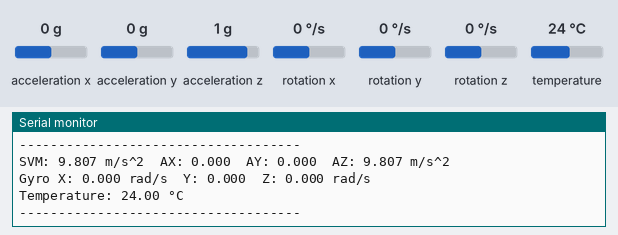
A sketch run on a simulated ESP32. Shown: the last lines printed to the serial monitor. The test bench sets the inputs (shaded band); at power-on: acceleration z 1 g, acceleration x 0 g, acceleration y 0 g, rotation x 0 °/s, rotation y 0 °/s, rotation z 0 °/s, temperature 24 °C. WiFi joins after 1.5 s; servers stay silent unless stated; uploads are accepted with an empty reply.

Above: at 2.9 s.
3.0 s: acceleration z set to 0 g
At 3.04 s:
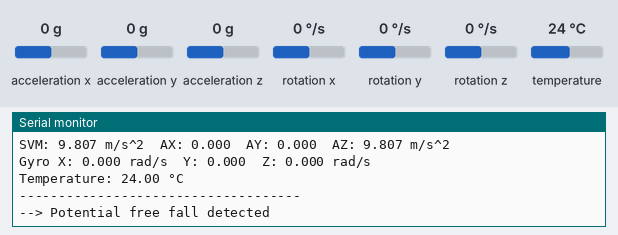
6.0 s: acceleration x set to -1.4 g
At 6.19 s:
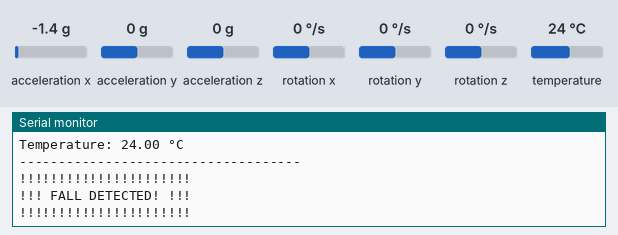
7.5 s: acceleration y set to -1.4 g
At 8.02 s:
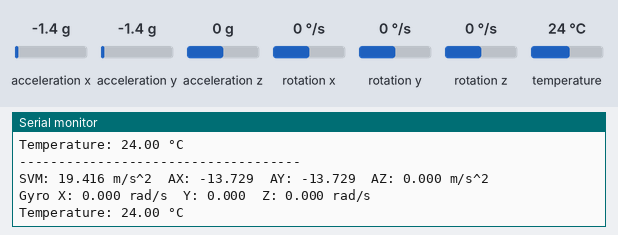
9.0 s: rotation x set to -192 °/s
At 9.24 s:
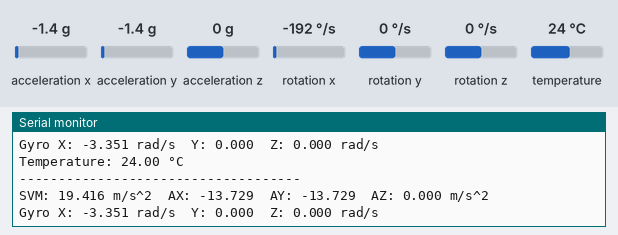
10.5 s: rotation y set to -192 °/s
At 12.35 s:
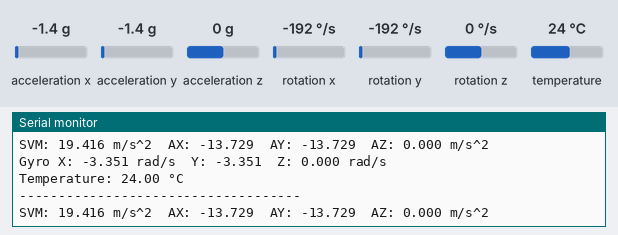
Timing chart, 0 to 13.0 s (numbered marks = the images above; inputs shaded):
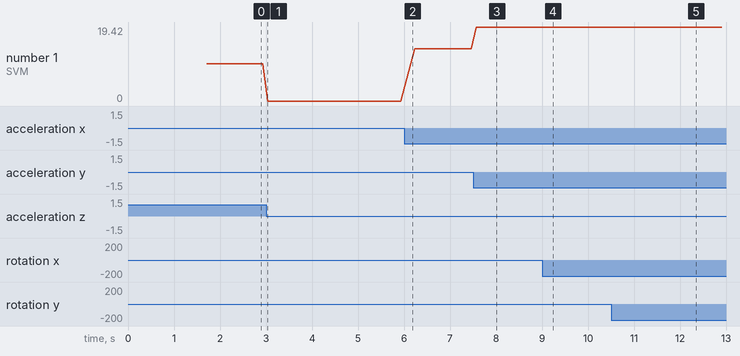

Measured:
- after the input at 3.0 s, the serial monitor: prints a new line at once (image 1)
- after the input at 6.0 s, the serial monitor: prints a new line at once (image 2)
- after the input at 7.5 s, the serial monitor: prints a new line after 0.07 s (image 3)
- after the input at 9.0 s, the serial monitor: prints a new line at once (image 4)
- after the input at 10.5 s, the serial monitor: prints a new line after 0.07 s (image 5)
- plotted number 1: 0 → 13.73 after the input at 6.0 s, 13.73 → 19.42 after the input at 7.5 s

The sketch:

fall_detection_fastapi.ino
```cpp
/*
  fall_detection_fastapi.ino

  ESP32 + MPU6050 fall detector that performs on-board classification and reports
  events to the Fall Detection FastAPI service (Zzz/fall_api.py).

  The sketch reuses the tuning values supplied in the reference code:
    - FREEFALL_THRESHOLD (Sum Vector Magnitude) indicates potential free-fall
    - IMPACT_THRESHOLD signals the impact following a free-fall
    - FALL_TIME_WINDOW bounds the time allowed between free-fall and impact

  When a fall is detected we POST a JSON payload to
      http://<SERVER_HOST>:<SERVER_PORT>/event
  containing acceleration, gyro, temperature, and SVM readings.

  We also send a periodic "heartbeat" (fall=false) so the dashboard can
  display "No fall detected" before the first event occurs.

  Requirements:
    - ESP32 development board
    - MPU6050 connected via I2C (default pins: SDA=21, SCL=22)
    - Adafruit_MPU6050 library and Adafruit Unified Sensor library

  FastAPI service:
    /home/abhijit-suhas/esw/IOMT-eswproj/Zzz/.venv/bin/python -m uvicorn Zzz.fall_api:app --host 0.0.0.0 --port 8200
*/

#include <WiFi.h>
#include <HTTPClient.h>
#include <Wire.h>
#include <Adafruit_MPU6050.h>
#include <Adafruit_Sensor.h>

// ----------------------- User configuration -----------------------
const char *WIFI_SSID = "YOUR_WIFI_SSID";
const char *WIFI_PASSWORD = "YOUR_WIFI_PASSWORD";

// Fall API configuration (set to the LAN IP running fall_api.py)
const char *SERVER_HOST = "192.168.39.4";   // TODO: replace with your server's IP
const uint16_t SERVER_PORT = 8200;
const char *DEVICE_ID = "esp32-mpu6050-01";

// Thresholds (in m/s^2)
const float FREEFALL_THRESHOLD = 5.89f; // ~0.6 g
const float IMPACT_THRESHOLD   = 11.0f; // ~1.1 g
const unsigned long FALL_TIME_WINDOW = 2000UL; // ms

// Heartbeat interval when no fall occurs (ms)
const unsigned long HEARTBEAT_INTERVAL = 30000UL;

// ------------------------------------------------------------------

Adafruit_MPU6050 mpu;
WiFiClient wifiClient;
unsigned long lastHeartbeat = 0;
bool fallInProgress = false;
unsigned long fallStartTime = 0;

// ------------------------------------------------------------------

void connectWiFi()
{
  WiFi.mode(WIFI_STA);
  WiFi.begin(WIFI_SSID, WIFI_PASSWORD);
  Serial.print("[WiFi] Connecting");
  uint8_t attempts = 0;
  while (WiFi.status() != WL_CONNECTED)
  {
    delay(500);
    Serial.print('.');
    attempts++;
    if (attempts >= 60)
    {
      Serial.println("\n[WiFi] Failed to connect, restarting...");
      ESP.restart();
    }
  }
  Serial.printf("\n[WiFi] Connected: %s\n", WiFi.localIP().toString().c_str());
}

String buildEventPayload(bool fallDetected, float svm,
                         const sensors_event_t &accel,
                         const sensors_event_t &gyro,
                         const sensors_event_t &temp)
{
  String payload = "{";
  payload.reserve(256);
  payload += "\"device_id\":\"" + String(DEVICE_ID) + "\"";
  payload += ",\"fall\":";
  payload += fallDetected ? "true" : "false";
  payload += ",\"svm\":" + String(svm, 3);
  payload += ",\"ax\":" + String(accel.acceleration.x, 3);
  payload += ",\"ay\":" + String(accel.acceleration.y, 3);
  payload += ",\"az\":" + String(accel.acceleration.z, 3);
  payload += ",\"gx\":" + String(gyro.gyro.x, 3);
  payload += ",\"gy\":" + String(gyro.gyro.y, 3);
  payload += ",\"gz\":" + String(gyro.gyro.z, 3);
  payload += ",\"temperature_c\":" + String(temp.temperature, 2);
  payload += "}";
  return payload;
}

bool postEvent(bool fallDetected, float svm,
               const sensors_event_t &accel,
               const sensors_event_t &gyro,
               const sensors_event_t &temp)
{
  if (WiFi.status() != WL_CONNECTED)
  {
    Serial.println("[HTTP] WiFi disconnected, attempting reconnection...");
    connectWiFi();
  }

  HTTPClient http;
  String url = String("http://") + SERVER_HOST + ":" + SERVER_PORT + "/event";
  http.setTimeout(7000);

  if (!http.begin(wifiClient, url))
  {
    Serial.println("[HTTP] Failed to begin connection");
    return false;
  }

  http.addHeader("Content-Type", "application/json");
  String payload = buildEventPayload(fallDetected, svm, accel, gyro, temp);
  int statusCode = http.POST(payload);
  if (statusCode > 0)
  {
    Serial.printf("[HTTP] POST /event -> %d\n", statusCode);
    if (statusCode >= 200 && statusCode < 300)
    {
      String resp = http.getString();
      Serial.printf("[HTTP] Response: %s\n", resp.c_str());
      http.end();
      return true;
    }
    Serial.printf("[HTTP] Unexpected status %d\n", statusCode);
  }
  else
  {
    Serial.printf("[HTTP] POST failed: %s\n", http.errorToString(statusCode).c_str());
  }

  http.end();
  return false;
}

void setup()
{
  Serial.begin(115200);
  delay(200);

  Serial.println("\n[Setup] Fall detection streamer starting...");
  connectWiFi();

  Serial.println("Finding MPU6050 chip...");
  if (!mpu.begin())
  {
    Serial.println("Failed to find MPU6050 chip. Check wiring!");
    while (true)
    {
      delay(10);
    }
  }
  Serial.println("MPU6050 Found!");

  mpu.setAccelerometerRange(MPU6050_RANGE_8_G);
  mpu.setGyroRange(MPU6050_RANGE_500_DEG);
  mpu.setFilterBandwidth(MPU6050_BAND_21_HZ);

  Serial.println("------------------------------------");
  lastHeartbeat = millis();
}

void loop()
{
  sensors_event_t accel, gyro, temp;
  mpu.getEvent(&accel, &gyro, &temp);

  // Compute Sum Vector Magnitude (SVM)
  float ax = accel.acceleration.x;
  float ay = accel.acceleration.y;
  float az = accel.acceleration.z;
  float svm = sqrtf(ax * ax + ay * ay + az * az);

  bool fallDetectedNow = false;

  if (svm < FREEFALL_THRESHOLD && !fallInProgress)
  {
    fallInProgress = true;
    fallStartTime = millis();
    Serial.println("--> Potential free fall detected");
  }

  if (fallInProgress)
  {
    if (svm > IMPACT_THRESHOLD)
    {
      Serial.println("!!!!!!!!!!!!!!!!!!!!!!");
      Serial.println("!!! FALL DETECTED! !!!");
      Serial.println("!!!!!!!!!!!!!!!!!!!!!!");
      fallDetectedNow = true;
      fallInProgress = false;
    }
    else if (millis() - fallStartTime > FALL_TIME_WINDOW)
    {
      Serial.println("--> Fall timeout. Resetting state.");
      fallInProgress = false;
    }
  }

  // Send events ----------------------------------------------------
  unsigned long now = millis();
  if (fallDetectedNow)
  {
    if (postEvent(true, svm, accel, gyro, temp))
    {
      lastHeartbeat = now;
    }
  }
  else if (now - lastHeartbeat >= HEARTBEAT_INTERVAL)
  {
    if (postEvent(false, svm, accel, gyro, temp))
    {
      lastHeartbeat = now;
    }
  }

  // Optional: serial diagnostics
  Serial.print("SVM: ");
  Serial.print(svm, 3);
  Serial.print(" m/s^2\t");
  Serial.print("AX: ");
  Serial.print(ax, 3);
  Serial.print("\tAY: ");
  Serial.print(ay, 3);
  Serial.print("\tAZ: ");
  Serial.print(az, 3);
  Serial.println(" m/s^2");

  Serial.print("Gyro X: ");
  Serial.print(gyro.gyro.x, 3);
  Serial.print(" rad/s\tY: ");
  Serial.print(gyro.gyro.y, 3);
  Serial.print("\tZ: ");
  Serial.print(gyro.gyro.z, 3);
  Serial.println(" rad/s");

  Serial.print("Temperature: ");
  Serial.print(temp.temperature, 2);
  Serial.println(" °C");

  Serial.println("------------------------------------");
  delay(100); // faster updates than original 1 second for improved responsiveness
}
```
